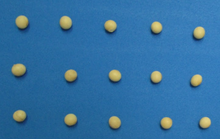
%> input picture Pratica 7/soja.png, 220 x 139 px, shrunk from 650 x 411 before the run
$ octave desafio.m   (GNU Octave 9; MATLAB toolbox functions it lacks are replaced by stand-ins)
%> lines starting %> are read from the running program, lines starting %| are printed output that depends on the picture; in (x1, y1, x2, y2) boxes, pixels count from 0 and x2, y2 are one past the last pixel; in counts of white or black regions, pixels touching at a corner belong together; the program's own positions count from 1
clear all;
close all;
pkg load image;
tic
im = imread("soja.png");
%> im is the input picture: size 139x220x3 uint8; mean R, G, B 51.5, 112.7, 161
imBin = (zeros(size(im,1), size(im,1)));

for i=1:size(im,1)
  for j=1:size(im,2)
      if( im(i,j,1) > 80)
          imBin(i,j) = 1;
        endif
      endfor
  endfor
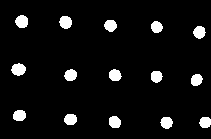
%> imBin: size 139x211 double; values 0 (black) and 1 (white), 6.2% white; 15 white regions, largest, box (x1, y1, x2, y2) and area: (11, 63, 26, 76) 142, (15, 15, 28, 28) 134, (59, 16, 72, 29) 132
im = logical(imBin);
figure(1)
imshow(im)

imNova = zeros(size(im,1),size(im,2), "uint8");
rotulos = 1;
vetorErros = [];

for i=2:(size(im,1)-1)
  for j=2:(size(im,2)-1)
    cont = 1;
      if(im(i,j) && !imNova(i,j))

       if(im(i-1,j-1) == 0 && im(i-1,j) == 0 &&  im(i,j-1) == 0 && im(i-1,j+1) == 0)
        imNova(i,j) = rotulos;
        rotulos += 1;
        else
          if(imNova(i-1,j-1) != 0)
              imNova(i,j) = imNova(i-1,j-1);

               if(imNova(i-1,j-1) != imNova(i-1,j) && imNova(i-1,j) !=0)
                vetorErros(imNova(i-1,j-1), cont++) = imNova(i-1,j);
              endif

              if(imNova(i-1,j-1) != imNova(i,j-1) && imNova(i,j-1) != 0)
                vetorErros(imNova(i-1,j-1), cont++) = imNova(i,j-1);
              endif

              if(imNova(i-1,j-1) != imNova(i-1,j+1) && imNova(i-1,j+1) != 0)
                vetorErros(imNova(i-1,j-1), cont++) = imNova(i-1,j+1);
              endif

           endif
            if(imNova(i-1,j) != 0)
                imNova(i,j) = imNova(i-1,j);

                if(imNova(i-1,j) != imNova(i-1,j-1) && imNova(i-1,j-1) !=0)
                vetorErros(imNova(i-1,j), cont++) = imNova(i-1,j-1);
              endif

              if(imNova(i-1,j) != imNova(i-1,j-1) && imNova(i,j-1) != 0)
                vetorErros(imNova(i-1,j), cont++) = imNova(i,j-1);
              endif

              if(imNova(i-1,j) != imNova(i-1,j+1) && imNova(i-1,j+1) != 0)
                vetorErros(imNova(i-1,j), cont++) = imNova(i-1,j+1);
              endif

            endif
           if(imNova(i,j-1) != 0)
               imNova(i,j) = imNova(i,j-1);

               if(imNova(i,j-1) != imNova(i-1,j) && imNova(i-1,j) !=0)
                vetorErros(imNova(i,j-1), cont++) = imNova(i-1,j);
              endif

              if(imNova(i,j-1) != imNova(i-1,j-1) && imNova(i-1,j-1) != 0)
                vetorErros(imNova(i,j-1), cont++) = imNova(i-1,j-1);
              endif

              if(imNova(i,j-1) != imNova(i-1,j+1) && imNova(i-1,j+1) != 0)
                vetorErros(imNova(i,j-1), cont++) = imNova(i-1,j+1);
              endif

            endif
            if(imNova(i-1,j+1) != 0)
               imNova(i,j) = imNova(i-1,j+1);

               if(imNova(i-1,j+1) != imNova(i-1,j) && imNova(i-1,j) !=0)
                vetorErros(imNova(i-1,j+1), cont++) = imNova(i-1,j);
              endif

              if(imNova(i-1,j+1) != imNova(i,j-1) && imNova(i,j-1) != 0)
                vetorErros(imNova(i-1,j+1), cont++) = imNova(i,j-1);
              endif

              if(imNova(i-1,j+1) != imNova(i-1,j-1) && imNova(i-1,j-1) != 0)
                vetorErros(imNova(i-1,j+1), cont++) = imNova(i-1,j-1);
              endif

            endif
      endif
      endif
    endfor
  endfor
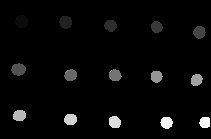
%> imNova: size 139x211 uint8; min 0, max 22, mean 0.7; drawn with min black and max white
%> after the loop, rotulos = 23

vetor = 0;
contV = 1;
for i=1:size(vetorErros,1)
for j=1:size(vetorErros,2)
  if(vetorErros(i,j) != 0)
        vetor(contV,1) = i;
        vetor(contV,2) = vetorErros(i,j);
        contV++;
    endif
  endfor
endfor
%> this loop made 22 passes
%> after the loop, contV = 72; vetor = 71 rows, first 12: [1 1; 1 2; 1 2; 1 1; 1 2; 1 2; 2 1; 2 1; 2 1; 3 3; 4 4; 5 5]

vetorErrosC = [0,0];
contL =1;
for i=1:size(vetor,1)
  flag = true;

    for l=1:contL
      if(vetorErrosC(l, 1) == vetor(i,1) && vetorErrosC(l,2) == vetor(i,2))
        flag = false;
      endif
   endfor

   if(flag && vetor(i,1) != vetor(i,2))
   contL++;
    vetorErrosC(contL,1) = vetor(i,1);
    vetorErrosC(contL,2) = vetor(i,2);
   endif
 endfor
%> this loop made 71 passes
%> after the loop, contL = 15; vetorErrosC = 15 rows, first 12: [0 0; 1 2; 2 1; 7 8; 8 7; 9 11; 10 12; 11 9; 12 10; 14 15; 15 14; 16 17]
vetorErrosC;

figure(2)
imshow(imNova)
imNovaCorrigi = imNova;

for i=1:(size(im,1))
  for j=1:(size(im,2))
    for l=2:size(vetorErrosC,1)
##      for c=1:size(vetorErros,2)
        if((imNovaCorrigi(i,j) == vetorErrosC(l,2)) && imNovaCorrigi(i,j) != 0)
            imNovaCorrigi(i,j) = vetorErrosC(l,1);
          endif
##      endfor
    endfor
  endfor
  endfor
%> imNovaCorrigi: size 139x211 uint8; 2.85% of pixels changed, all inside (x1, y1, x2, y2) = (11, 15, 203, 128)

vetorErros;

figure(3)
imshow(imNovaCorrigi)

acrescentar = true;
vetorCores = 0;
cont = 1;
x1 = 0;
y1 = 0;

imwrite(imNovaCorrigi, "imc.png");
for i=1:(size(im,1))
  for j=1:(size(im,2))

      acrescentar = true;
    for l=1:cont
        if(imNovaCorrigi(i,j) == vetorCores(l))
            acrescentar = false;
        endif
      endfor

    if(acrescentar == true)
        vetorCores(cont+1) = imNovaCorrigi(i,j);
         x1(cont) = i;
         y1(cont) = j;
        cont++;
       endif
  endfor
endfor
%> after the loop, cont = 16; vetorCores = [0 2 3 4 5 6 8 11 12 13 15 17 18 20 21 22]; x1 = [16 17 21 22 27 64 70 70 72 75 111 115 117 118 118]; y1 = [21 63 108 155 198 19 71 114 154 196 18 68 113 164 203]


im2 = imread("soja.png");

cont = 1;
px1 = 0;
py1 = 0;
px3 = 0;
acrescentar = true;

for i=1:(size(im,1))
  for j=1:(size(im,2))

      acrescentar = true;
    for l=1:cont
        if(imNovaCorrigi(i,j) == vetorCores(l))
            acrescentar = false;
        endif
      endfor

    if(acrescentar == true)
         vetorCores(cont+1) = imNovaCorrigi(i,j);
         px1(cont) = i;
         py1(cont) = j;
             x = px1(cont);
            while(imNovaCorrigi(x,py1(cont)) != 0)
                x++;
            endwhile
           px3(cont) = x;
        cont++;
       endif
  endfor
endfor
%> after the loop, px1 has the same summary as x1; px3 = [29 29 31 34 39 77 82 82 83 87 122 126 129 129 129]; py1 has the same summary as y1; x = 129

px2 = zeros(size(px1));
py2 = zeros(size(py1));
py3 = 0;
for i=1:(size(im,1))
  for j=1:(size(im,2))
    for l=2:size(vetorCores,2)
      if(vetorCores(1,l) == imNovaCorrigi(i,j) && (j < py2(l-1) ||  py2(l-1) == 0))
          py2(l-1) = j;
          px2(l-1) = i;
           y = py2(l-1);
             while(imNovaCorrigi(px2(l-1),y) != 0)
                y++;
            endwhile
            py3(l-1) = y;
      endif
    endfor
  endfor
  endfor
%> after the loop, px2 = [21 22 25 25 32 70 76 73 74 79 115 119 119 123 123]; py2 = [16 60 105 152 194 12 65 110 152 192 14 65 110 161 200]; py3 = [29 73 118 163 206 27 78 121 163 204 27 78 120 174 211]; y = 211

  px = zeros(size(py1));
  for i=1:size(px2,2)
    px(1, size(px2,2) - 1) = px2(i) - 1;
  endfor
%> this loop made 15 passes
%> after the loop, px = [0 0 0 0 0 0 0 0 0 0 0 0 0 122 0]

for i=1:size(px2,2)
%> (the run ends here)
